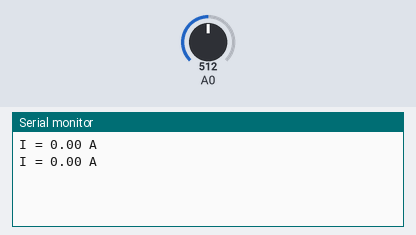
A sketch run on a simulated Arduino Uno, built with avr-gcc and run on an emulated ATmega328P. Shown: the last lines printed to the serial monitor. Inputs (shaded band) come from the test bench; at power-on: A0 = 512.

Above: at 1.3 s.
1.4 s: A0 set to 716
At 2.6 s:
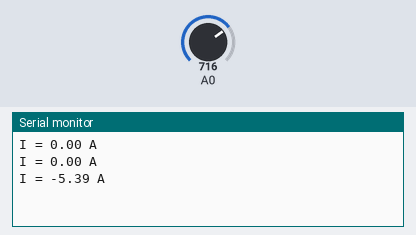
2.9 s: A0 set to 900
At 3.9 s:
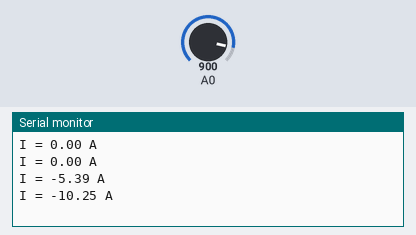
Timing chart, 0 to 5.9 s (numbered marks = the images above; inputs shaded):
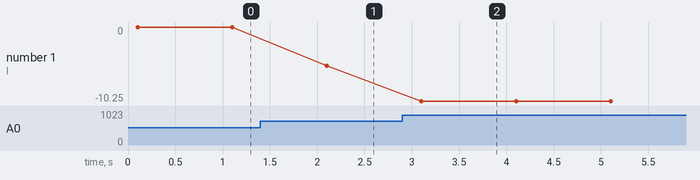

Measured:
- after the input at 1.4 s, the serial monitor: prints a new line after 0.70 s (image 1)
- after the input at 2.9 s, the serial monitor: prints a new line after 0.20 s (image 2)
- plotted number 1: 0 → -5.39 after the input at 1.4 s, -5.39 → -10.25 after the input at 2.9 s

The sketch:

MeasureCurrentDC.ino
```cpp
#include "ACS712.h"

/*
  This example shows how to measure DC current
*/

// We have 30 amps version sensor connected to A1 pin of arduino
// Replace with your version if necessary
ACS712 sensor(ACS712_05B, A0);

void setup() {
  Serial.begin(9600);

  // This method calibrates zero point of sensor,
  // It is not necessary, but may positively affect the accuracy
  // Ensure that no current flows through the sensor at this moment
  sensor.calibrate();
}

void loop() {
  // Get current from sensor
  float I = sensor.getCurrentDC();

  // Send it to serial
  Serial.println(String("I = ") + I + " A");

  // Wait one second before the new cycle
  delay(1000);
}
```

ACS712.cpp
```cpp
#include "ACS712.h"
int zero;
ACS712::ACS712(ACS712_type type, uint8_t _pin) {
	switch (type) {
		case ACS712_05B:
			sensitivity = 0.185;
			break;
		case ACS712_20A:
			sensitivity = 0.100;
			break;
		case ACS712_30A:
			sensitivity = 0.066;
			break;
		default:
			sensitivity = 0.066;
			break;
	}
	pin = _pin;
}

int ACS712::calibrate() {
	int _zero = 0;
	for (int i = 0; i < 10; i++) {
		_zero += analogRead(pin);
		delay(10);
	}
	_zero /= 10;
	zero = _zero;
	return _zero;
}

void setZeroPoint(int _zero) {
	zero = _zero;
}

void ACS712::setSensitivity(float sens) {
	sensitivity = sens;
}

float ACS712::getCurrentDC() {
	float I = (zero - analogRead(pin)) / ADC_SCALE * VREF / sensitivity;
	return I;
}

float ACS712::getCurrentAC() {
	return getCurrentAC(DEFAULT_FREQUENCY);
}

float ACS712::getCurrentAC(uint16_t frequency) {
	uint32_t period = 1000000 / frequency;
	uint32_t t_start = micros();

	uint32_t Isum = 0, measurements_count = 0;
	int32_t Inow;

	while (micros() - t_start < period) {
		Inow = zero - analogRead(pin);
		Isum += Inow*Inow;
		measurements_count++;
	}

	float Irms = sqrt(Isum / measurements_count) / ADC_SCALE * VREF / sensitivity;
	return Irms;
}
```

ACS712.h
```cpp
#ifndef ACS712_h
#define ACS712_h

#include <Arduino.h>

#define ADC_SCALE 1023.0
#define VREF 5.0
#define DEFAULT_FREQUENCY 50

enum ACS712_type {ACS712_05B, ACS712_20A, ACS712_30A};

class ACS712 {
public:
	ACS712(ACS712_type type, uint8_t _pin);
	int calibrate();
	void setZeroPoint(int _zero);
	void setSensitivity(float sens);
	float getCurrentDC();
	float getCurrentAC();
	float getCurrentAC(uint16_t frequency);

private:
	float zero = 512.0;
	float sensitivity;
	uint8_t pin;
};

#endif
```
